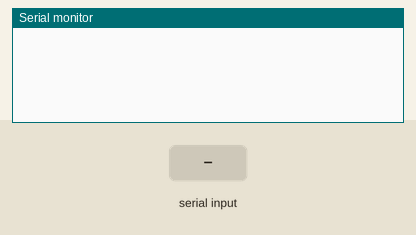
Bench run of a sketch on a simulated Arduino Uno, built with avr-gcc and run on an emulated ATmega328P. Parts: the last lines printed to the serial monitor. Inputs (shaded band) come from the test bench.

Above: at 1.2 s.
1.3 s: "90,45\n" received over Serial
At 1.8 s:
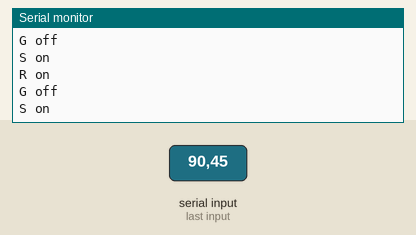
2.8 s: "30,150\n" received over Serial
At 3.7 s:
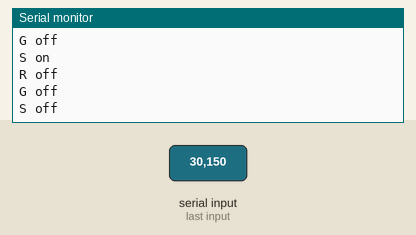

The sketch:

Serial_Control.ino
```cpp
/*SGR  R   G   S  RG  GS  RS
  000 001 010 100 011 110 101
   0   1   2   4   3   6   5
*/

int control = 7;

void setup() {
  Serial.begin(9600);
}
void loop() {
  if(Serial.available()){
    int n = Serial.read() - 48;
    if(n >= 0){
      /*011 = 3
      011 & 001 = 001
      110 = 6
      110 & 001 = 000
      */
      Serial.println((n & 1) > 0? "R on":"R off");
      Serial.println((n & 2) > 0? "G on":"G off");
      Serial.println((n & 4) > 0? "S on":"S off");
    }
  }
}
```

Measured:
- after the input at 1.3 s, the serial monitor: prints a new line at once (image 1)
- after the input at 2.8 s, the serial monitor: prints a new line at once (image 2)
